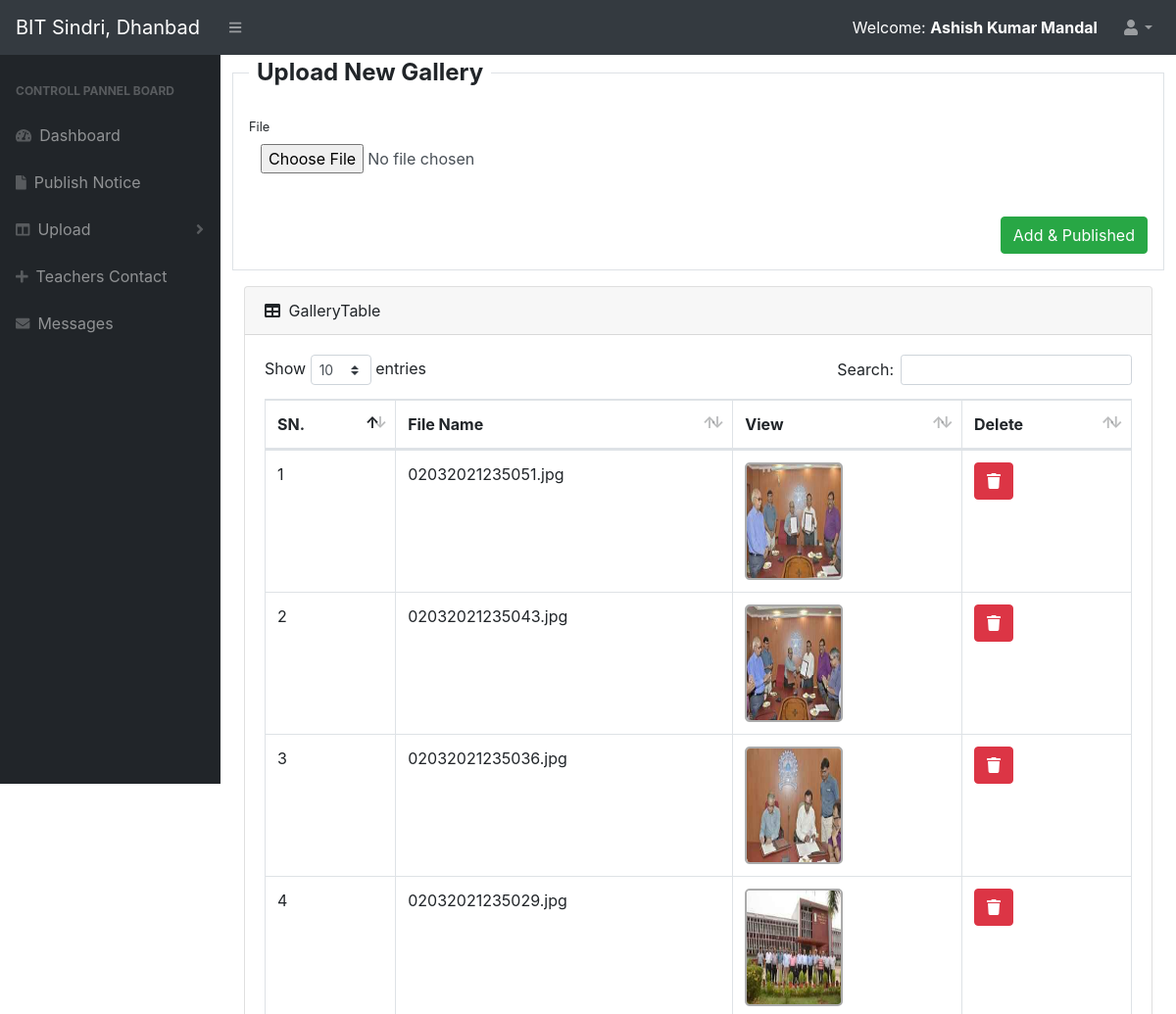
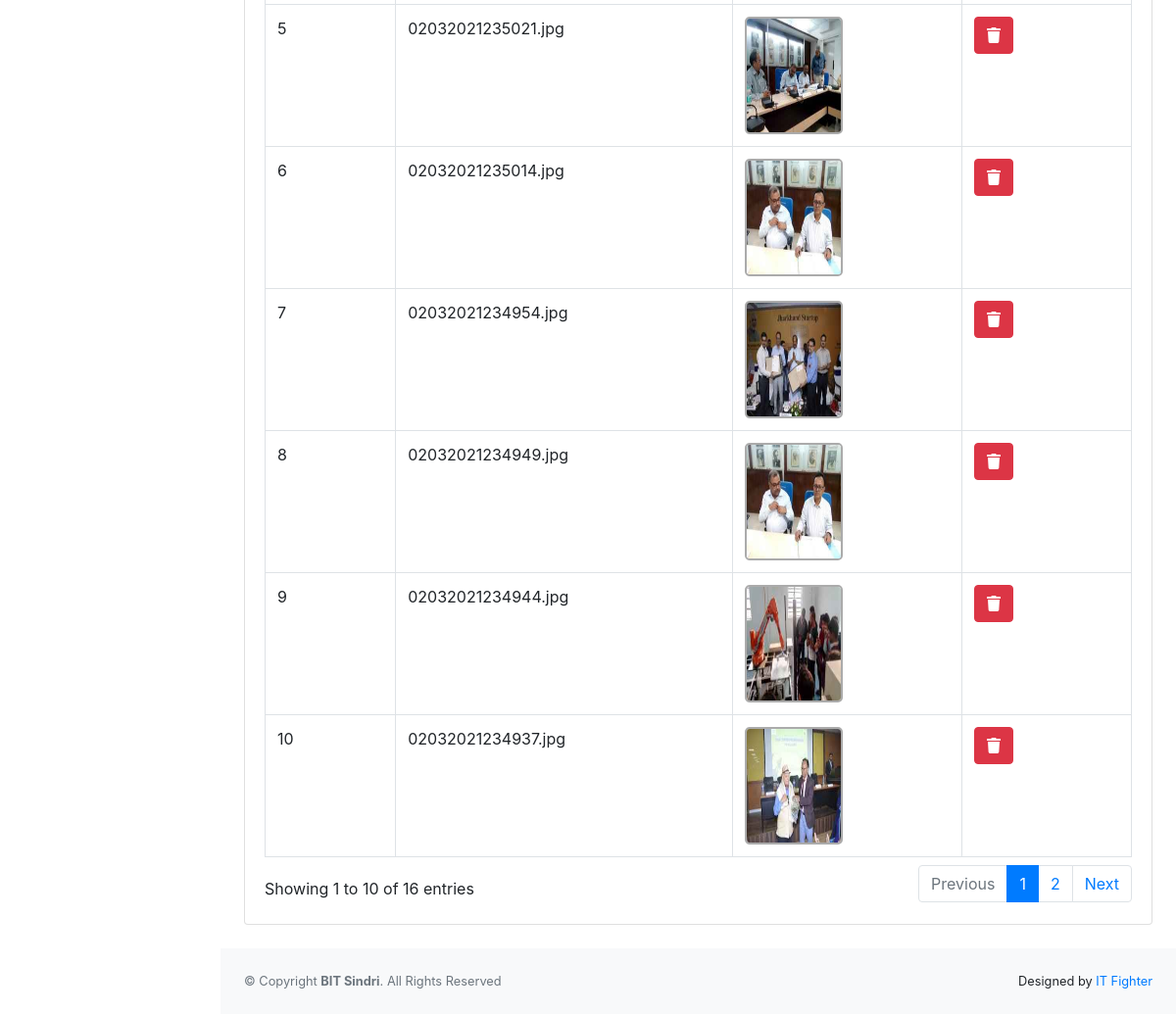
Page /admin/gallery.php (signed in) on the committed database (2 pictures, top to bottom).
### tables this page shows
CREATE TABLE `gallery` (
  `glr_id` int(11) NOT NULL,
  `file` varchar(50) NOT NULL,
  `usr_id` int(11) NOT NULL
);

### admin/gallery.php (the view, shortened to what this page needs)
<?php include_once('header_admin.php'); ?>
<div id="layoutSidenav_content">
    <main>
        <div class="container-fluid">
            <div class="row">
                <fieldset class="form-group border p-3 w-100">
                    <legend class="w-auto px-2"><b>Upload New Gallery</b></legend>
                    <form role="form" id="form" name="form" method="post" action="" enctype="multipart/form-data">
                        <div class="form-row">
                            <div class="col-md-6">
                                <div class="form-group">
                                    <label class="small mb-1" for="inputFile">File</label>
                                    <input name="file" class="form-control b-none" id="inputFile" type="file" required />
                                </div>
                            </div>
                        </div>
                        <div class="form-group mt-4 mb-0">
                            <input class="btn btn-success float-right" type="submit" name="save" value="Add & Published" class="btn btn-success">
                        </div>
                    </form>
                </fieldset>
            </div>
        <div class="card mb-4">
            <div class="card-header">
                <i class="fas fa-table mr-1"></i>
                GalleryTable
            </div>
            <div class="card-body">
                <div class="table-responsive">
                    <table class="table table-bordered" id="dataTable" width="100%" cellspacing="0">
                        <thead>
                            <tr>
                                <th>SN.</th>
                                <th>File Name</th>
                                <th>View</th>
                                <th>Delete</th>
                            </tr>
                        </thead>
                        <tbody>
                            <?php
                                $i = 1;
                                $query = mysqli_query($conn, "SELECT * FROM gallery ORDER BY glr_id DESC");
                                while(@$row = mysqli_fetch_array($query)){
                                  $glr_id = $row['glr_id'];
                                  $file = $row['file'];
                            ?>
                            <tr>
                                <td><?php echo $i; $i++; ?></td>
                                <td><?php echo $file; ?></td>
                                <td><img src="../assets/img/gallery/<?php echo $file; ?>" id="admin_img"></td>
                                <td><a onclick='return Confirm();' href="delete_gallery.php?id=<?php echo $glr_id; ?>" class="btn btn-danger btn-xs"><i class="fa fa-trash"></i></a></td>
                            </tr>
                            <?php } ?>
                        </tbody>
                    </table>
                </div>
            </div>
        </div>
    </div>
</main>
<?php include_once('footer_admin.php'); ?>

### rows in the picture
gallery: file "02032021235051.jpg", file (picture)
gallery: file "02032021235043.jpg", file (picture)
gallery: file "02032021235036.jpg", file (picture)
gallery: file "02032021235029.jpg", file (picture)
gallery: file "02032021235021.jpg", file (picture)
gallery: file "02032021235014.jpg", file (picture)
gallery: file "02032021234954.jpg", file (picture)
gallery: file "02032021234949.jpg", file (picture)
gallery: file "02032021234944.jpg", file (picture)
gallery: file "02032021234937.jpg", file (picture)

### other values in the picture
$_SESSION['session_name'] "Ashish Kumar Mandal"
